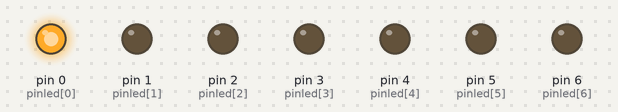
A sketch run on a simulated Arduino Uno, built with avr-gcc and run on an emulated ATmega328P. Shown: output pins drawn as LEDs (lit = HIGH).

Above: at 1.5 s.
At 3.5 s:
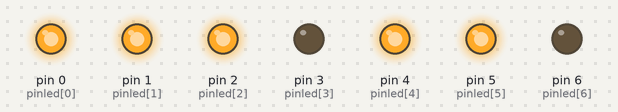
At 4.5 s:
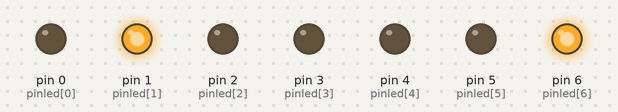
At 6.5 s:
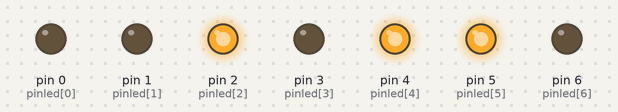
At 8.5 s:
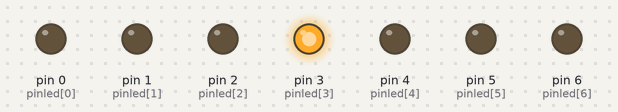
At 11.5 s:
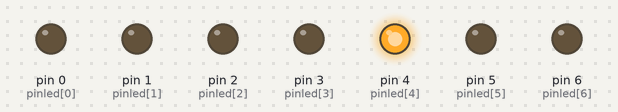
Timing chart, 0 to 15.6 s (numbered marks = the images above):
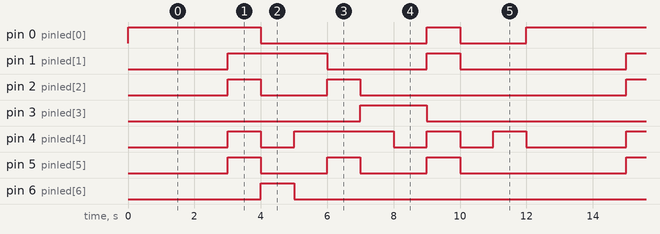

Measured:
- by itself, pin 0 (pinled[0]): repeats every 12.0 s: LOW 5.0 s, HIGH 1.0 s, LOW 2.0 s, HIGH 4.0 s
- by itself, pin 1 (pinled[1]): repeats every 12.0 s: LOW 3.0 s, HIGH 1.0 s, LOW 5.0 s, HIGH 3.0 s
- by itself, pin 2 (pinled[2]): repeats every 12.0 s: LOW 2.0 s, HIGH 1.0 s, LOW 8.0 s, HIGH 1.0 s
- by itself, pin 3 (pinled[3]): alternates HIGH for 2.0 s and LOW for 10.0 s
- by itself, pin 4 (pinled[4]): repeats every 12.0 s: LOW 1.0 s, HIGH 3.0 s, 2 × (LOW 1.0 s, HIGH 1.0 s), LOW 3.0 s, HIGH 1.0 s
- by itself, pin 5 (pinled[5]): repeats every 12.0 s: 2 × (LOW 2.0 s, HIGH 1.0 s), LOW 5.0 s, HIGH 1.0 s
- by itself, pin 6 (pinled[6]): alternates HIGH for 1.0 s and LOW for 11.0 s

The sketch:

Lab5_Ex3_Seven_Segment_LEDs.ino
```cpp
int pinled [] = {0,1,2,3,4,5,6};

void setup(){
    for (int i = 0; i < 7; i++) {
       pinMode(pinled [i], OUTPUT);
	}
}

void displayNumber(int i){
  if (i == 0){
    digitalWrite(0, HIGH);
    digitalWrite(1, LOW);
    digitalWrite(2, LOW);
    digitalWrite(3, LOW);
    digitalWrite(4, LOW);
    digitalWrite(5, LOW);
    digitalWrite(6, LOW);

  }else if(i == 1){
  	digitalWrite(0, HIGH);
    digitalWrite(1, HIGH);
    digitalWrite(2, HIGH);
    digitalWrite(3, LOW);
    digitalWrite(4, HIGH);
    digitalWrite(5, HIGH);
    digitalWrite(6, LOW);

  }else if(i == 2){
  	digitalWrite(0, LOW);
    digitalWrite(1, HIGH);
    digitalWrite(2, LOW);
    digitalWrite(3, LOW);
    digitalWrite(4, LOW);
    digitalWrite(5, LOW);
    digitalWrite(6, HIGH);

  }else if(i == 3){
  	digitalWrite(0, LOW);
    digitalWrite(1, HIGH);
    digitalWrite(2, LOW);
    digitalWrite(3, LOW);
    digitalWrite(4, HIGH);
    digitalWrite(5, LOW);
    digitalWrite(6, LOW);

  }else if(i == 4){
  	digitalWrite(0, LOW);
    digitalWrite(1, LOW);
    digitalWrite(2, HIGH);
    digitalWrite(3, LOW);
    digitalWrite(4, HIGH);
    digitalWrite(5, HIGH);
    digitalWrite(6, LOW);

  }else if(i == 5){
  	digitalWrite(0, LOW);
    digitalWrite(1, LOW);
    digitalWrite(2, LOW);
    digitalWrite(3, HIGH);
    digitalWrite(4, HIGH);
    digitalWrite(5, LOW);
    digitalWrite(6, LOW);

  }else if(i == 6){
  	digitalWrite(0, LOW);
    digitalWrite(1, LOW);
    digitalWrite(2, LOW);
    digitalWrite(3, HIGH);
    digitalWrite(4, LOW);
    digitalWrite(5, LOW);
    digitalWrite(6, LOW);

  }else if(i == 7){
  	digitalWrite(0, HIGH);
    digitalWrite(1, HIGH);
    digitalWrite(2, LOW);
    digitalWrite(3, LOW);
    digitalWrite(4, HIGH);
    digitalWrite(5, HIGH);
    digitalWrite(6, LOW);

  }else if(i == 8){
  	digitalWrite(0, LOW);
    digitalWrite(1, LOW);
    digitalWrite(2, LOW);
    digitalWrite(3, LOW);
    digitalWrite(4, LOW);
    digitalWrite(5, LOW);
    digitalWrite(6, LOW);

  }else if(i == 9){
    digitalWrite(0, LOW);
    digitalWrite(1, LOW);
    digitalWrite(2, LOW);
    digitalWrite(3, LOW);
    digitalWrite(4, HIGH);
    digitalWrite(5, LOW);
    digitalWrite(6, LOW);
  }
}

void loop(){
  displayNumber(0);
  delay(2000);
  for (int i = 0; i < 10; i++) {
    displayNumber(i);
    delay(1000);
  }
}
```
